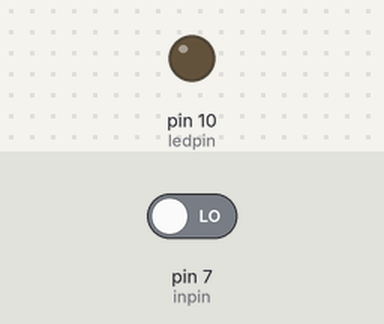
This sketch was run on a simulated Arduino Uno, built with avr-gcc and run on an emulated ATmega328P. Shown: output pins drawn as LEDs (lit = HIGH). The inputs (shaded band) are chosen by the test bench; at power-on: pin 7 (inpin) LOW.

Above: at 1.2 s.
1.3 s: pin 7 (inpin) driven HIGH
At 1.6 s:
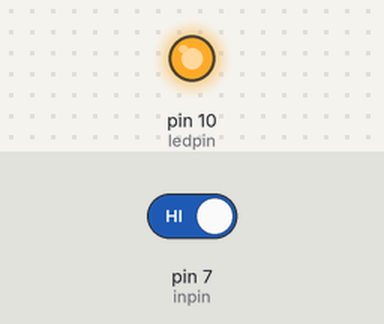
2.8 s: pin 7 (inpin) driven LOW
At 3.9 s:
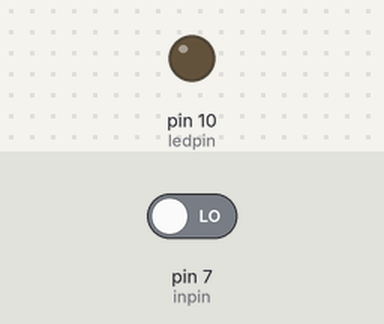
Timing chart, 0 to 5.8 s (numbered marks = the images above; inputs shaded):
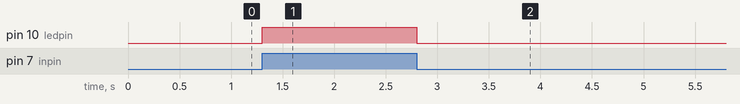

Measured:
- after the input at 1.3 s, pin 10 (ledpin): LOW → HIGH at once
- after the input at 2.8 s, pin 10 (ledpin): HIGH → LOW at once

The sketch:

sketch_sep22b.ino
```cpp
//当按键没有被按下时，7口电平为低电平，小灯不亮，当按键按下时，7口为高电平，点亮小灯
int ledpin=10;
int inpin=7;
int val;//定义变量val
void setup()
{
  pinMode(ledpin,OUTPUT);//定义小灯接口为输出接口
  pinMode(inpin,INPUT);//定义按键接口为输入端口
}

void loop()
{
  val=digitalRead(inpin);//读取数字7口电平值赋值给val
  if(val==HIGH)//检测按键是否按下，按键按下时小灯亮起
  {
    digitalWrite(ledpin,HIGH);
  }
  else
  {
    digitalWrite(ledpin,LOW);

  }
}
```
